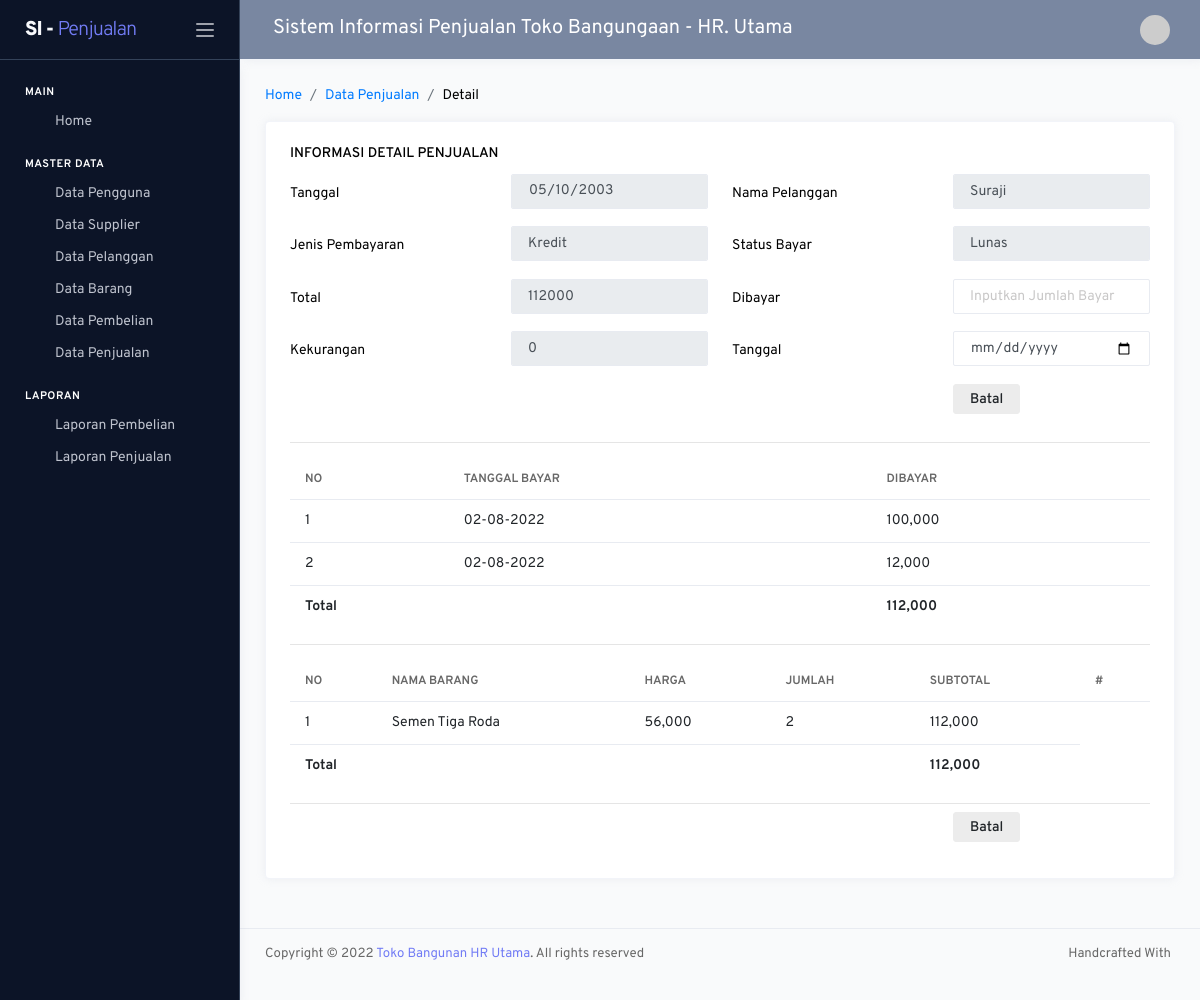
The page /pemilik/index.php?hal=pembayaran/olah&id=5 on the database its author committed.
### tables this page shows
CREATE TABLE `tb_penjualan` (
  `idpenjualan` int(11) NOT NULL,
  `tanggal` date DEFAULT NULL,
  `idpelanggan` int(11) DEFAULT NULL,
  `total` int(11) DEFAULT NULL,
  `jenisbayar` varchar(20) DEFAULT NULL,
  `statusbayar` varchar(20) DEFAULT NULL,
  `namasopir` varchar(50) DEFAULT NULL,
  `statuskirim` varchar(50) DEFAULT NULL
);

CREATE TABLE `tb_pelanggan` (
  `idpelanggan` int(11) NOT NULL,
  `namapelanggan` varchar(50) DEFAULT NULL,
  `notelepon` varchar(15) DEFAULT NULL,
  `alamat` varchar(100) DEFAULT NULL,
  `email` varchar(100) DEFAULT NULL
);

CREATE TABLE `tb_pembayaran` (
  `idpembayaran` int(11) NOT NULL,
  `idpenjualan` int(11) DEFAULT NULL,
  `tanggal` date DEFAULT NULL,
  `dibayar` int(11) DEFAULT NULL
);

CREATE TABLE `tb_item_jual` (
  `iditemjual` int(11) NOT NULL,
  `idpenjualan` int(11) DEFAULT NULL,
  `idbarang` int(11) DEFAULT NULL,
  `harga` int(11) DEFAULT NULL,
  `jumlah` int(11) DEFAULT NULL
);

CREATE TABLE `tb_barang` (
  `idbarang` int(11) NOT NULL,
  `namabarang` varchar(50) DEFAULT NULL,
  `idkategori` int(11) DEFAULT NULL,
  `stok` int(11) DEFAULT NULL,
  `hargajual` int(11) DEFAULT NULL,
  `hargabeli` int(11) DEFAULT NULL
);

### setting/crud.php (called while the page is built, shortened)
<?php
 function _dataGetAll ($mysqli,$sql){
  $hasil=array();
  $result = $mysqli->query($sql);
  $num_results = $result->num_rows;
  if($num_results > 0){
    while ($data=mysqli_fetch_assoc($result)) {
      array_push($hasil,$data);
    }
  }
  return $hasil;
}
function _dataGetId($conn,$table,$kondisi){
  $row = $conn->query("Select * from $table where $kondisi")->fetch_assoc();
  return $row;
}
function _dataCustom($conn,$qry){
  $row = $conn->query("$qry")->fetch_array();
  return $row[0];
}
?>

### setting/helper.php (called while the page is built, shortened)
<?php
function tgl_indo($tgl){
	$tgl		= date_create($tgl);
	$tanggal	= date_format($tgl,"d-m-Y");
	return $tanggal;
}
?>

### pemilik/modul/pembayaran/olah.php (the view, shortened to what this page needs)
<?php
if(isset($_GET['id']))
	extract(_dataGetId($mysqli,"tb_penjualan join tb_pelanggan using(idpelanggan)","idpenjualan='".$_GET['id']."'"));
?>
<?php
$sudahdibayar=_dataCustom($mysqli,"select sum(dibayar) as dibayar from tb_pembayaran where idpenjualan='$idpenjualan'");
$kekurangan=$total-$sudahdibayar;
?>
<nav class="page-breadcrumb">
    <ol class="breadcrumb">
        <li class="breadcrumb-item"><a href="/home">Home</a></li>
        <li class="breadcrumb-item"><a href="{{batal}}">Data Penjualan</a></li>
        <li class="breadcrumb-item" aria-current="page">Detail</li>
    </ol>
</nav>
<div class="row">
    <div class="col-md-12 grid-margin stretch-card">
        <div class="card">
            <div class="card-body">
                <h6 class="card-title">Informasi Detail Penjualan</h6>
                <form action="?hal=pembayaran/proses" method="POST" enctype="multipart/form-data">
                    <div class="form-group row">
                        <label for="input" class="col-sm-3 col-form-label">Tanggal</label>
                        <div class="col-sm-3">
                            <input type="date" class="form-control" name="tanggal" value="<?=$tanggal?>"
                                placeholder="Inputkan tanggal" readonly>
                        </div>
                        <label for="input" class="col-sm-3 col-form-label">Nama Pelanggan</label>
                        <div class="col-sm-3">
                            <input type="text" class="form-control" name="tanggal" value="<?=$namapelanggan?>"
                                placeholder="Inputkan Nama Supplier" readonly>
                        </div>
                    </div>
                    <div class="form-group row">
                        <label for="input" class="col-sm-3 col-form-label">Jenis Pembayaran</label>
                        <div class="col-sm-3">
                            <input type="text" class="form-control" name="tanggal" value="<?=$jenisbayar?>"
                                placeholder="Inputkan tanggal" readonly>
                        </div>
                        <label for="input" class="col-sm-3 col-form-label">Status Bayar</label>
                        <div class="col-sm-3">
                            <input type="text" class="form-control" name="tanggal" value="<?=$statusbayar?>"
                                placeholder="Inputkan Nama Supplier" readonly>
                        </div>
                    </div>
                    <div class="form-group row">
                        <label for="input" class="col-sm-3 col-form-label">Total</label>
                        <div class="col-sm-3">
                            <input type="text" class="form-control" name="tanggal" value="<?=$total?>"
                                placeholder="Inputkan tanggal" readonly>
                        </div>
                        <label for="input" class="col-sm-3 col-form-label">Dibayar</label>
                        <div class="col-sm-3">
                            <input type="number" class="form-control" name="dibayar" max="<?=$kekurangan?>"
                                placeholder="Inputkan Jumlah Bayar">
                        </div>
                    </div>
                    <div class="form-group row">
                        <label for="input" class="col-sm-3 col-form-label">Kekurangan</label>
                        <div class="col-sm-3">
                            <input type="number" class="form-control" name="kekurangan" value="<?=$kekurangan?>"
                                placeholder="Inputkan Nama Supplier" readonly>
                        </div>
                        <label for="input" class="col-sm-3 col-form-label">Tanggal</label>
                        <div class="col-sm-3">
                            <input type="date" class="form-control" name="tanggal" value=""
                                placeholder="Inputkan Nama Supplier">
                        </div>
                    </div>
                    <div class="form-group row">
                        <div class="col-sm-3 offset-9">
                            <a class="btn btn-light" href="?hal=pembayaran/data">Batal</a>
                        </div>
                    </div>
                    <hr>
                    <div class="table-responsive">
                        <table id="" class="table">
                            <thead>
                                <tr>
                                    <th>No</th>
                                    <th>Tanggal Bayar</th>
                                    <th>Dibayar</th>
                                </tr>
                            </thead>
                            <tbody>
                                <?php
                                $totalbayar=0;
                                $no=0;
                            $sql = "SELECT * from tb_pembayaran where idpenjualan='$idpenjualan'";
                            foreach (_dataGetAll($mysqli, $sql) as $key => $value) :
                                extract($value);
                            ?>
                                <tr>
                                    <td><?= $no += 1 ?></td>
                                    <td><?= tgl_indo($tanggal) ?></td>
                                    <td><?= number_format($dibayar,0);$totalbayar+=$dibayar; ?></td>
                                </tr>
                            <?php endforeach; ?>
                            <tr>
                                <th colspan="2">Total</th>
                                <th><?= number_format($totalbayar,0) ?></th>
                            </tr>
                            </tbody>
                        </table>
                    </div>
                    <hr>
                    <div class="table-responsive">
                    <table id="" class="table">
                        <thead>
                            <tr>
                                <th>No</th>
                                <th>Nama Barang</th>
                                <th>Harga</th>
                                <th>Jumlah</th>
                                <th>Subtotal</th>
                                <th>#</th>
                            </tr>
                        </thead>
                        <tbody>
                            <?php
                            $no = 0;
                            $total=0;
                            $sql = "SELECT *,harga*jumlah as subtotal FROM tb_barang join tb_item_jual using(idbarang) where idpenjualan='$idpenjualan'";
                            foreach (_dataGetAll($mysqli, $sql) as $key => $value) :
                                extract($value);
                            ?>
                                <tr>
                                    <td><?= $no += 1 ?></td>
                                    <td><?= $namabarang ?></td>
                                    <td><?= number_format($harga,0) ?></td>
                                    <td><?= number_format($jumlah,0) ?></td>
                                    <td><?= number_format($subtotal,0);$total+=$subtotal; ?></td>
                                </tr>
                            <?php endforeach; ?>
                            <tr>
                                <th colspan="4">Total</th>
                                <th><?= number_format($total,0) ?></th>
                            </tr>
                        </tbody>
                    </table>
                </div>
                    <hr>
                    <div class="form-group row ">
                        <div class="col-sm-9 offset-9">
                            <a class="btn btn-light" href="?hal=pembayaran/data">Batal</a>
                        </div>
                    </div>
                </form>
            </div>
        </div>
    </div>
</div>

### pemilik/_partials/_css.php (style rules this page uses)
.form-group { margin-top: -20px!important; }

### pemilik/modul/pembayaran/olah.php (style rules this page uses)
.form-group { margin-top: -20px !important; }

### rows shown on the page
tb_penjualan: tanggal "05/10/2003", tanggal "Suraji", tanggal "Kredit", tanggal "Lunas", tanggal "112000"
tb_pembayaran: no "1", tanggal "02-08-2022", dibayar "100,000"
tb_pembayaran: no "2", tanggal "02-08-2022", dibayar "12,000"
tb_item_jual: idbarang.namabarang "Semen Tiga Roda", harga "56,000", jumlah "2", subtotal "112,000"

### other values the page prints
nav "SI - Penjualan"
judul "Sistem Informasi Penjualan Toko Bangungaan - HR. Utama"
$totalbayar "112,000"
$total "112,000"
